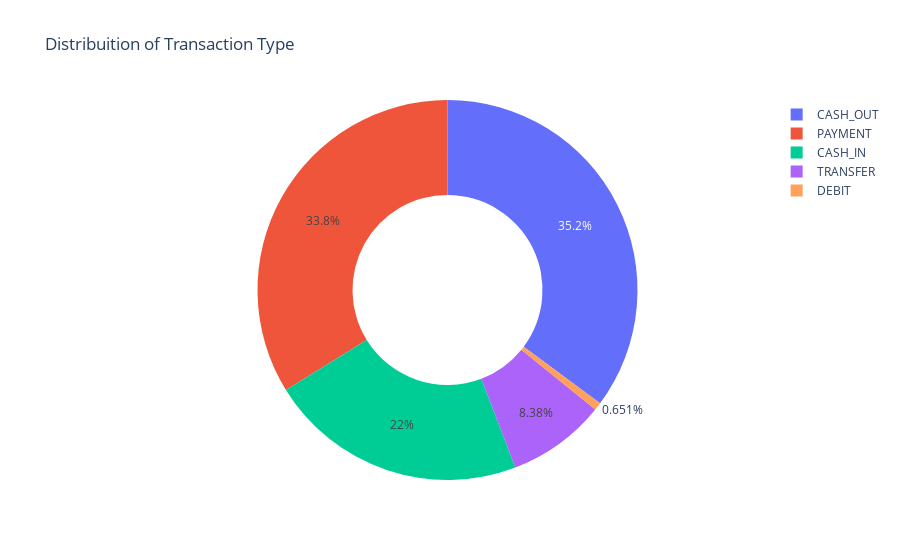

Notebook code cell kept with this figure:
### Code cell
type = data['type'].value_counts()
transactions = type.index
quantity = type.values

figure = px.pie(data,
                values=quantity,
                names=transactions,
                hole=0.5,
                title='Distribuition of Transaction Type')

figure.show()

### Figure 1 — Plotly figure (JSON) as saved in the notebook; plotly's stock layout.template omitted (floating-point values rounded to 4 significant figures)
{"data": [{"domain": {"x": [0, 1], "y": [0, 1]}, "hole": 0.5, "hovertemplate": "label=%{label}<br>value=%{value}<extra></extra>", "labels": ["CASH_OUT", "PAYMENT", "CASH_IN", "TRANSFER", "DEBIT"], "legendgroup": "", "name": "", "showlegend": true, "type": "pie", "values": [2237500, 2151495, 1399284, 532909, 41432]}], "layout": {"legend": {"tracegroupgap": 0}, "title": {"text": "Distribuition of Transaction Type"}}}
